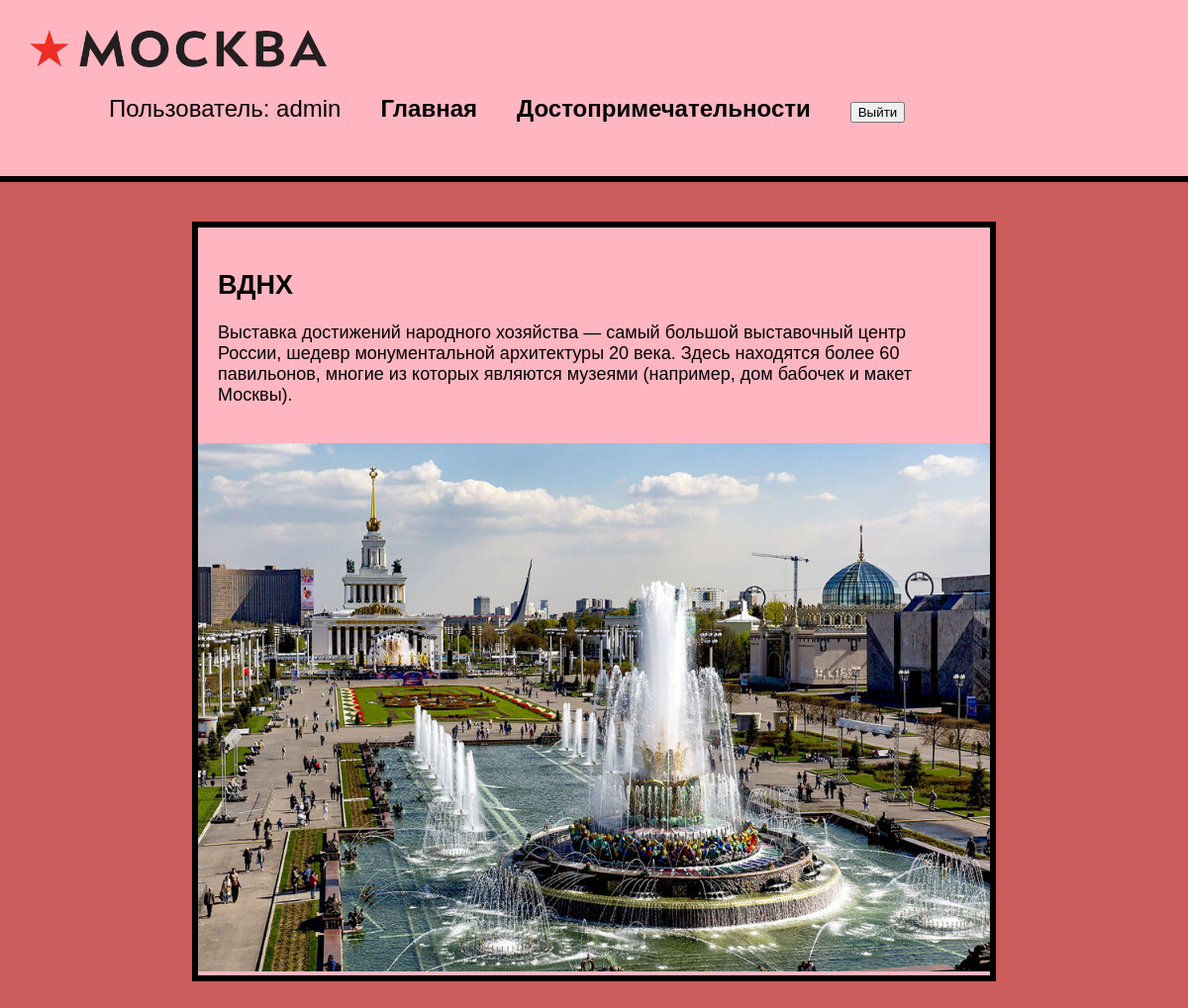
/sights/3/ (signed in), run on the app's committed database.
### cities/models.py (models this page shows, shortened)
class Sights(models.Model):
    title = models.CharField(max_length=100)
    text = models.CharField(max_length=1000)
    image = models.ImageField(upload_to='cities/images')

### cities/views.py (the view)
# urls.py: path('sights/<int:sights_id>/', views.description, name="description"),
@login_required
def description(request, sights_id):
    objects = get_object_or_404(Sights, pk=sights_id)
    return render(request, 'cities/description.html', {'objects': objects})

### cities/templates/cities/description.html
{% extends 'cities/base.html' %}
{% load static%}
{% block content %}
<div class="block">
    <div class="element">
        <div class="text">
            <h2>{{ objects.title }}</h2>
            <p>{{ objects.text }}</p>
        </div>
        <div>
            <img src="{{ objects.image.url }}" alt="">
        </div>
    </div>
</div>
{% endblock %}

### cities/templates/cities/base.html (shortened to what this page needs)
<!DOCTYPE html>
{% load static %}
<html lang="en">
<head>
    <link rel="stylesheet" href="{% static 'css/style.css' %}">
</head>
<body>
<div class="menu">
    <div class="wrap">
        <div class="logo">
            <img class="img1" src=" {% static 'cities/logo.png'%}" alt="">
        </div>
        <ul>
            {% if user.is_authenticated %}
            <li class="logo">Пользователь: {{ user.username }}</li>
            <li><a href="{% url 'cities' %}">Главная</a></li>
            <li><a href="{% url 'sights' %}">Достопримечательности</a></li>
            <li>
                <form action="{% url 'logoutuser' %}" method="post">
                    <button class="btn">Выйти</button>
                </form>
            </li>
            {% else %}
            <li><a href="{% url 'signupuser' %}">Регистрация</a></li>
            <li><a href="{% url 'loginuser' %}">Войти</a></li>
            {% endif %}
        </ul>
    </div>
</div>
    <div class="content">
        <div class="wrap">
            {% block content %}
            {% endblock %}
        </div>
    </div>
</body>
</html>

### cities/static/css/style.css (style rules this page uses)
body { background: indianred; font-family: 'Franklin Gothic Medium', 'Arial Narrow', Arial, sans-serif; margin: 0; padding: 0; }
.wrap { max-width: 1200px; margin: 0 auto; padding: 20px; box-sizing: border-box; }
.block { display: flex; flex-wrap: wrap; justify-content: space-evenly; margin-bottom: 60px; }
.element { background: lightpink; border: 6px solid black; margin: 20px 0; max-width: 800px; }
.text { width: 800px; padding: 20px; box-sizing: border-box; font-size: large; }
.block img { max-width: 800px; }
.menu { background: lightpink; padding: 10px; border-bottom: 6px solid black; }
.menu a { color: black; font-weight: bold; text-decoration: none; }
.menu ul { display: flex; list-style: none; font-size: 24px; }
.menu li { margin-left: 40px; }
.img1 { max-width: 300px; }
.menu .wrap { display: flex; flex-wrap: wrap; justify-content: space-between; align-items: center; }

### data on the page
Sights: title "ВДНХ", text "Выставка достижений народного хозяйства — самый большой выставочный центр России, шедевр монументальной архитектуры 20 века. Здесь находятся более 60 павильонов, многие из которых являются музеями (например, дом бабочек и макет Москвы).", image (picture)

### other printed values
{{ user.username }} "admin"
